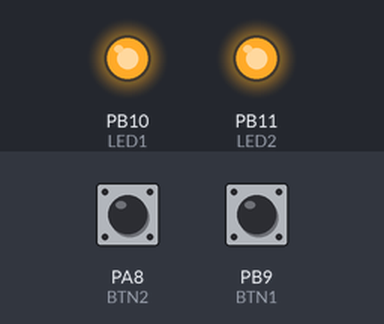
Simulated run of this sketch. Board: STM32 Blue Pill. Parts: output pins drawn as LEDs (lit = HIGH). The test bench sets the inputs (shaded band); at power-on: PA8 (BTN2) HIGH, PB9 (BTN1) HIGH.

Above: at 1.2 s.
1.3 s: PA8 (BTN2) pulled LOW for 0.15 s
At 2.0 s:
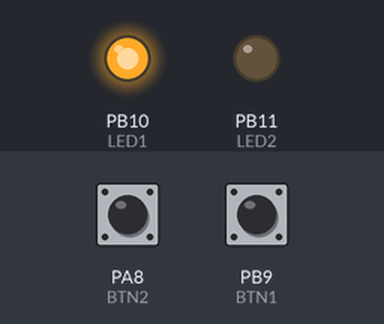
3.0 s: PB9 (BTN1) pulled LOW for 0.15 s
At 4.4 s:
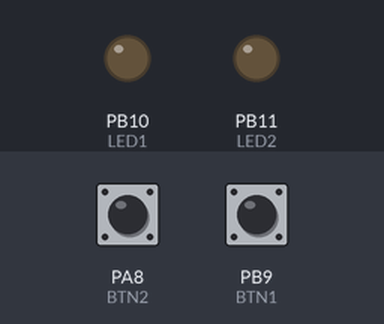
4.7 s: PA8 (BTN2) pulled LOW for 1 s
At 6.9 s:
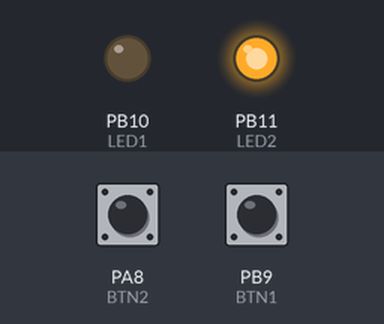
7.2 s: PA8 (BTN2) pulled LOW for 3.2 s
At 11.6 s:
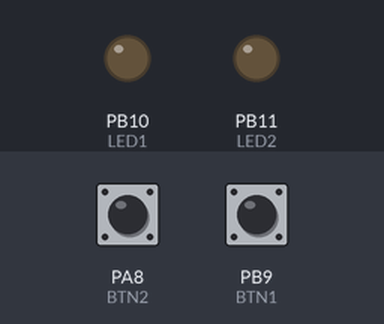
11.9 s: PB9 (BTN1) pulled LOW for 1 s
At 13.7 s:
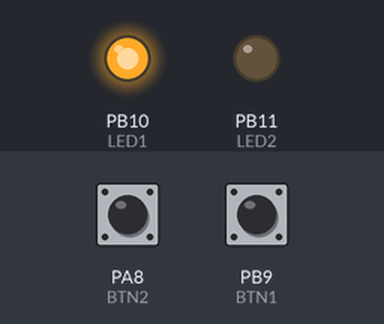
Timing chart, 0 to 15.2 s (numbered marks = the images above; inputs shaded):
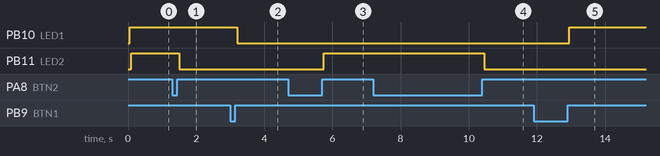

The sketch:

Line_Follower_2_led_and_buttons.ino
```cpp
#define LED1 PB10
#define LED2 PB11
#define BTN1 PB9
#define BTN2 PA8

void setup() {
  // put your setup code here, to run once:
  pinMode(LED1, OUTPUT);
  pinMode(LED2, OUTPUT);
  pinMode(BTN1, INPUT_PULLUP);
  pinMode(BTN2, INPUT_PULLUP);

  Serial.begin(9600);
}

int lastButtonState1 = digitalRead(BTN1);
int lastButtonState2 = digitalRead(BTN2);
int buttonState1 = lastButtonState1;
int buttonState2 = lastButtonState2;
bool LED1_State, LED2_State = false;

void loop() {
  // put your main code here, to run repeatedly:
  buttonState1 = digitalRead(BTN1);
  buttonState2 = digitalRead(BTN2);

  if(buttonState1 != lastButtonState1){
    if(buttonState1 == HIGH)
      LED1_State = !LED1_State;
    delay(50);
  }
  lastButtonState1 = buttonState1;

  if(!LED1_State)
    digitalWrite(LED1, LOW);
  else digitalWrite(LED1, HIGH);

  if(buttonState2 != lastButtonState2){
    if(buttonState2 == HIGH)
      LED2_State = !LED2_State;
    delay(50);
  }
  lastButtonState2 = buttonState2;

  if(!LED2_State)
    digitalWrite(LED2, LOW);
  else digitalWrite(LED2, HIGH);
}
```

Measured:
- after the input at 1.3 s, PB11 (LED2): HIGH → LOW after 0.20 s
- after the input at 3.0 s, PB10 (LED1): HIGH → LOW after 0.20 s
- after the input at 4.7 s, PB11 (LED2): LOW → HIGH after 1.1 s
- after the input at 7.2 s, PB11 (LED2): HIGH → LOW after 3.3 s
- after the input at 11.9 s, PB10 (LED1): LOW → HIGH after 1.1 s
